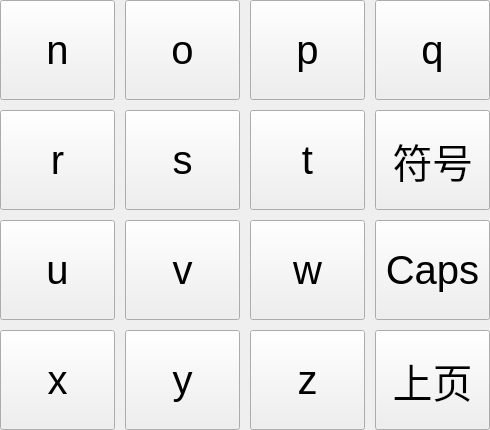
       <widget class="QWidget" name="abc_page2">
        <layout class="QGridLayout" name="gridLayout_3">
         <property name="leftMargin">
          <number>0</number>
         </property>
         <property name="topMargin">
          <number>0</number>
         </property>
         <property name="rightMargin">
          <number>0</number>
         </property>
         <property name="bottomMargin">
          <number>0</number>
         </property>
         <property name="spacing">
          <number>10</number>
         </property>
         <item row="0" column="0">
          <widget class="QPushButton" name="panelButton_n">
           <property name="sizePolicy">
            <sizepolicy hsizetype="Minimum" vsizetype="Minimum">
             <horstretch>0</horstretch>
             <verstretch>0</verstretch>
            </sizepolicy>
           </property>
           <property name="minimumSize">
            <size>
             <width>115</width>
             <height>100</height>
            </size>
           </property>
           <property name="maximumSize">
            <size>
             <width>100</width>
             <height>100</height>
            </size>
           </property>
           <property name="font">
            <font>
             <pointsize>30</pointsize>
            </font>
           </property>
           <property name="focusPolicy">
            <enum>Qt::NoFocus</enum>
           </property>
           <property name="text">
            <string>n</string>
           </property>
           <property name="keyCode" stdset="0">
            <UInt>110</UInt>
           </property>
          </widget>
         </item>
         <item row="0" column="1">
          <widget class="QPushButton" name="panelButton_o">
           <property name="sizePolicy">
            <sizepolicy hsizetype="Minimum" vsizetype="Minimum">
             <horstretch>0</horstretch>
             <verstretch>0</verstretch>
            </sizepolicy>
           </property>
           <property name="minimumSize">
            <size>
             <width>115</width>
             <height>100</height>
            </size>
           </property>
           <property name="maximumSize">
            <size>
             <width>100</width>
             <height>100</height>
            </size>
           </property>
           <property name="font">
            <font>
             <pointsize>30</pointsize>
            </font>
           </property>
           <property name="focusPolicy">
            <enum>Qt::NoFocus</enum>
           </property>
           <property name="text">
            <string>o</string>
           </property>
           <property name="keyCode" stdset="0">
            <UInt>111</UInt>
           </property>
          </widget>
         </item>
         <item row="0" column="2">
          <widget class="QPushButton" name="panelButton_p">
           <property name="sizePolicy">
            <sizepolicy hsizetype="Minimum" vsizetype="Minimum">
             <horstretch>0</horstretch>
             <verstretch>0</verstretch>
            </sizepolicy>
           </property>
           <property name="minimumSize">
            <size>
             <width>115</width>
             <height>100</height>
            </size>
           </property>
           <property name="maximumSize">
            <size>
             <width>100</width>
             <height>100</height>
            </size>
           </property>
           <property name="font">
            <font>
             <pointsize>30</pointsize>
            </font>
           </property>
           <property name="focusPolicy">
            <enum>Qt::NoFocus</enum>
           </property>
           <property name="text">
            <string>p</string>
           </property>
           <property name="keyCode" stdset="0">
            <UInt>112</UInt>
           </property>
          </widget>
         </item>
         <item row="0" column="3">
          <widget class="QPushButton" name="panelButton_q">
           <property name="sizePolicy">
            <sizepolicy hsizetype="Minimum" vsizetype="Minimum">
             <horstretch>0</horstretch>
             <verstretch>0</verstretch>
            </sizepolicy>
           </property>
           <property name="minimumSize">
            <size>
             <width>115</width>
             <height>100</height>
            </size>
           </property>
           <property name="maximumSize">
            <size>
             <width>100</width>
             <height>100</height>
            </size>
           </property>
           <property name="font">
            <font>
             <pointsize>30</pointsize>
            </font>
           </property>
           <property name="focusPolicy">
            <enum>Qt::NoFocus</enum>
           </property>
           <property name="text">
            <string>q</string>
           </property>
           <property name="keyCode" stdset="0">
            <UInt>113</UInt>
           </property>
          </widget>
         </item>
         <item row="1" column="0">
          <widget class="QPushButton" name="panelButton_r">
           <property name="sizePolicy">
            <sizepolicy hsizetype="Minimum" vsizetype="Minimum">
             <horstretch>0</horstretch>
             <verstretch>0</verstretch>
            </sizepolicy>
           </property>
           <property name="minimumSize">
            <size>
             <width>115</width>
             <height>100</height>
            </size>
           </property>
           <property name="maximumSize">
            <size>
             <width>100</width>
             <height>100</height>
            </size>
           </property>
           <property name="font">
            <font>
             <pointsize>30</pointsize>
            </font>
           </property>
           <property name="focusPolicy">
            <enum>Qt::NoFocus</enum>
           </property>
           <property name="text">
            <string>r</string>
           </property>
           <property name="keyCode" stdset="0">
            <UInt>114</UInt>
           </property>
          </widget>
         </item>
         <item row="1" column="1">
          <widget class="QPushButton" name="panelButton_s">
           <property name="sizePolicy">
            <sizepolicy hsizetype="Minimum" vsizetype="Minimum">
             <horstretch>0</horstretch>
             <verstretch>0</verstretch>
            </sizepolicy>
           </property>
           <property name="minimumSize">
            <size>
             <width>115</width>
             <height>100</height>
            </size>
           </property>
           <property name="maximumSize">
            <size>
             <width>100</width>
             <height>100</height>
            </size>
           </property>
           <property name="font">
            <font>
             <pointsize>30</pointsize>
            </font>
           </property>
           <property name="focusPolicy">
            <enum>Qt::NoFocus</enum>
           </property>
           <property name="text">
            <string>s</string>
           </property>
           <property name="keyCode" stdset="0">
            <UInt>115</UInt>
           </property>
          </widget>
         </item>
         <item row="1" column="2">
          <widget class="QPushButton" name="panelButton_t">
           <property name="sizePolicy">
            <sizepolicy hsizetype="Minimum" vsizetype="Minimum">
             <horstretch>0</horstretch>
             <verstretch>0</verstretch>
            </sizepolicy>
           </property>
           <property name="minimumSize">
            <size>
             <width>115</width>
             <height>100</height>
            </size>
           </property>
           <property name="maximumSize">
            <size>
             <width>100</width>
             <height>100</height>
            </size>
           </property>
           <property name="font">
            <font>
             <pointsize>30</pointsize>
            </font>
           </property>
           <property name="focusPolicy">
            <enum>Qt::NoFocus</enum>
           </property>
           <property name="text">
            <string>t</string>
           </property>
           <property name="keyCode" stdset="0">
            <UInt>116</UInt>
           </property>
          </widget>
         </item>
         <item row="2" column="0">
          <widget class="QPushButton" name="panelButton_u">
           <property name="sizePolicy">
            <sizepolicy hsizetype="Minimum" vsizetype="Minimum">
             <horstretch>0</horstretch>
             <verstretch>0</verstretch>
            </sizepolicy>
           </property>
           <property name="minimumSize">
            <size>
             <width>115</width>
             <height>100</height>
            </size>
           </property>
           <property name="maximumSize">
            <size>
             <width>100</width>
             <height>100</height>
            </size>
           </property>
           <property name="font">
            <font>
             <pointsize>30</pointsize>
            </font>
           </property>
           <property name="focusPolicy">
            <enum>Qt::NoFocus</enum>
           </property>
           <property name="text">
            <string>u</string>
           </property>
           <property name="keyCode" stdset="0">
            <UInt>117</UInt>
           </property>
          </widget>
         </item>
         <item row="2" column="1">
          <widget class="QPushButton" name="panelButton_v">
           <property name="sizePolicy">
            <sizepolicy hsizetype="Minimum" vsizetype="Minimum">
             <horstretch>0</horstretch>
             <verstretch>0</verstretch>
            </sizepolicy>
           </property>
           <property name="minimumSize">
            <size>
             <width>115</width>
             <height>100</height>
            </size>
           </property>
           <property name="maximumSize">
            <size>
             <width>100</width>
             <height>100</height>
            </size>
           </property>
           <property name="font">
            <font>
             <pointsize>30</pointsize>
            </font>
           </property>
           <property name="focusPolicy">
            <enum>Qt::NoFocus</enum>
           </property>
           <property name="text">
            <string>v</string>
           </property>
           <property name="keyCode" stdset="0">
            <UInt>118</UInt>
           </property>
          </widget>
         </item>
         <item row="2" column="2">
          <widget class="QPushButton" name="panelButton_w">
           <property name="sizePolicy">
            <sizepolicy hsizetype="Minimum" vsizetype="Minimum">
             <horstretch>0</horstretch>
             <verstretch>0</verstretch>
            </sizepolicy>
           </property>
           <property name="minimumSize">
            <size>
             <width>115</width>
             <height>100</height>
            </size>
           </property>
           <property name="maximumSize">
            <size>
             <width>100</width>
             <height>100</height>
            </size>
           </property>
           <property name="font">
            <font>
             <pointsize>30</pointsize>
            </font>
           </property>
           <property name="focusPolicy">
            <enum>Qt::NoFocus</enum>
           </property>
           <property name="text">
            <string>w</string>
           </property>
           <property name="keyCode" stdset="0">
            <UInt>119</UInt>
           </property>
          </widget>
         </item>
         <item row="3" column="0">
          <widget class="QPushButton" name="panelButton_x">
           <property name="sizePolicy">
            <sizepolicy hsizetype="Minimum" vsizetype="Minimum">
             <horstretch>0</horstretch>
             <verstretch>0</verstretch>
            </sizepolicy>
           </property>
           <property name="minimumSize">
            <size>
             <width>115</width>
             <height>100</height>
            </size>
           </property>
           <property name="maximumSize">
            <size>
             <width>100</width>
             <height>100</height>
            </size>
           </property>
           <property name="font">
            <font>
             <pointsize>30</pointsize>
            </font>
           </property>
           <property name="focusPolicy">
            <enum>Qt::NoFocus</enum>
           </property>
           <property name="text">
            <string>x</string>
           </property>
           <property name="keyCode" stdset="0">
            <UInt>120</UInt>
           </property>
          </widget>
         </item>
         <item row="3" column="1">
          <widget class="QPushButton" name="panelButton_y">
           <property name="sizePolicy">
            <sizepolicy hsizetype="Minimum" vsizetype="Minimum">
             <horstretch>0</horstretch>
             <verstretch>0</verstretch>
            </sizepolicy>
           </property>
           <property name="minimumSize">
            <size>
             <width>115</width>
             <height>100</height>
            </size>
           </property>
           <property name="maximumSize">
            <size>
             <width>100</width>
             <height>100</height>
            </size>
           </property>
           <property name="font">
            <font>
             <pointsize>30</pointsize>
            </font>
           </property>
           <property name="focusPolicy">
            <enum>Qt::NoFocus</enum>
           </property>
           <property name="text">
            <string>y</string>
           </property>
           <property name="keyCode" stdset="0">
            <UInt>121</UInt>
           </property>
          </widget>
         </item>
         <item row="2" column="3">
          <widget class="QPushButton" name="panelButton_Caps2">
           <property name="sizePolicy">
            <sizepolicy hsizetype="Minimum" vsizetype="Minimum">
             <horstretch>0</horstretch>
             <verstretch>0</verstretch>
            </sizepolicy>
           </property>
           <property name="minimumSize">
            <size>
             <width>115</width>
             <height>100</height>
            </size>
           </property>
           <property name="maximumSize">
            <size>
             <width>100</width>
             <height>100</height>
            </size>
           </property>
           <property name="font">
            <font>
             <pointsize>30</pointsize>
            </font>
           </property>
           <property name="focusPolicy">
            <enum>Qt::NoFocus</enum>
           </property>
           <property name="text">
            <string>Caps</string>
           </property>
          </widget>
         </item>
         <item row="3" column="3">
          <widget class="QPushButton" name="panelButton_abcpgup">
           <property name="sizePolicy">
            <sizepolicy hsizetype="Minimum" vsizetype="Minimum">
             <horstretch>0</horstretch>
             <verstretch>0</verstretch>
            </sizepolicy>
           </property>
           <property name="minimumSize">
            <size>
             <width>115</width>
             <height>100</height>
            </size>
           </property>
           <property name="maximumSize">
            <size>
             <width>100</width>
             <height>100</height>
            </size>
           </property>
           <property name="font">
            <font>
             <pointsize>30</pointsize>
            </font>
           </property>
           <property name="focusPolicy">
            <enum>Qt::NoFocus</enum>
           </property>
           <property name="text">
            <string>上页</string>
           </property>
          </widget>
         </item>
         <item row="3" column="2">
          <widget class="QPushButton" name="panelButton_z">
           <property name="sizePolicy">
            <sizepolicy hsizetype="Minimum" vsizetype="Minimum">
             <horstretch>0</horstretch>
             <verstretch>0</verstretch>
            </sizepolicy>
           </property>
           <property name="minimumSize">
            <size>
             <width>115</width>
             <height>100</height>
            </size>
           </property>
           <property name="maximumSize">
            <size>
             <width>100</width>
             <height>100</height>
            </size>
           </property>
           <property name="font">
            <font>
             <pointsize>30</pointsize>
            </font>
           </property>
           <property name="focusPolicy">
            <enum>Qt::NoFocus</enum>
           </property>
           <property name="text">
            <string>z</string>
           </property>
           <property name="keyCode" stdset="0">
            <UInt>122</UInt>
           </property>
          </widget>
         </item>
         <item row="1" column="3">
          <widget class="QPushButton" name="panelButton_xyztomark">
           <property name="sizePolicy">
            <sizepolicy hsizetype="Minimum" vsizetype="Minimum">
             <horstretch>0</horstretch>
             <verstretch>0</verstretch>
            </sizepolicy>
           </property>
           <property name="minimumSize">
            <size>
             <width>115</width>
             <height>100</height>
            </size>
           </property>
           <property name="maximumSize">
            <size>
             <width>100</width>
             <height>100</height>
            </size>
           </property>
           <property name="font">
            <font>
             <pointsize>30</pointsize>
            </font>
           </property>
           <property name="focusPolicy">
            <enum>Qt::NoFocus</enum>
           </property>
           <property name="text">
            <string>符号</string>
           </property>
          </widget>
         </item>
        </layout>
       </widget>
